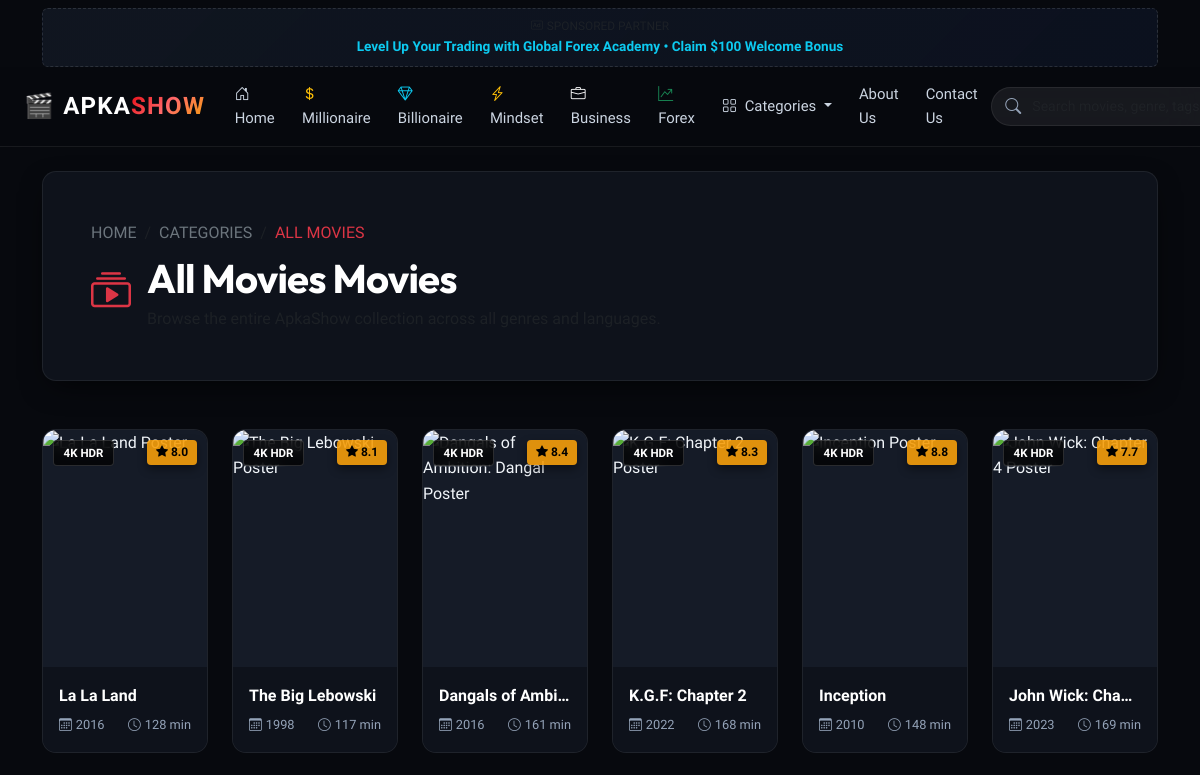
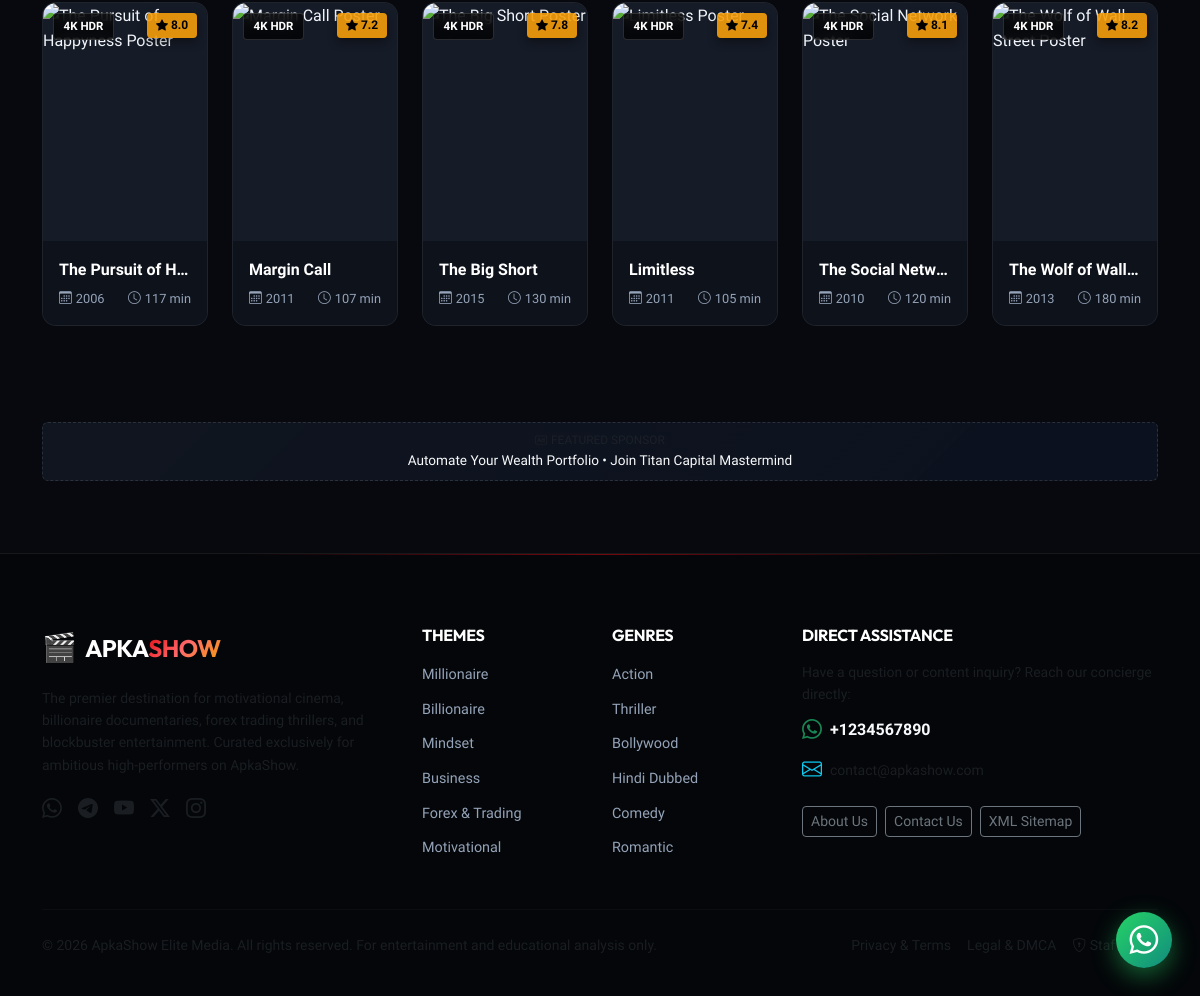
The app's page /category.php with its own data (2 pictures, top to bottom).
### tables this page shows
CREATE TABLE `movies` (
  `id` INT AUTO_INCREMENT PRIMARY KEY,
  `title` VARCHAR(200) NOT NULL,
  `slug` VARCHAR(220) NOT NULL UNIQUE,
  `poster` VARCHAR(255) NOT NULL,
  `banner` VARCHAR(255) NULL,
  `short_description` VARCHAR(500) NOT NULL,
  `description` LONGTEXT NOT NULL,
  `category_id` INT NOT NULL,
  `genre` VARCHAR(150) NOT NULL,
  `language` VARCHAR(80) NOT NULL DEFAULT 'English',
  `release_year` INT NOT NULL,
  `duration` VARCHAR(50) NOT NULL,
  `rating` DECIMAL(3,1) DEFAULT 8.5,
  `tags` VARCHAR(255) NULL,
  `trailer_url` VARCHAR(255) NULL,
  `watch_url` VARCHAR(255) NULL,
  `download_url` VARCHAR(255) NULL,
  `is_featured` TINYINT(1) NOT NULL DEFAULT 0,
  `is_popular` TINYINT(1) NOT NULL DEFAULT 0,
  `views_count` INT NOT NULL DEFAULT 0,
  `status` TINYINT(1) NOT NULL DEFAULT 1,
  `meta_title` VARCHAR(180) NULL,
  `meta_description` VARCHAR(255) NULL,
  `meta_keywords` VARCHAR(255) NULL,
  `canonical_url` VARCHAR(255) NULL,
  `created_at` TIMESTAMP DEFAULT CURRENT_TIMESTAMP,
  `updated_at` TIMESTAMP DEFAULT CURRENT_TIMESTAMP ON UPDATE CURRENT_TIMESTAMP,
  INDEX `idx_slug` (`slug`),
  INDEX `idx_cat` (`category_id`),
  INDEX `idx_featured` (`is_featured`),
  INDEX `idx_status` (`status`),
  CONSTRAINT `fk_movies_category` FOREIGN KEY (`category_id`) REFERENCES `categories` (`id`) ON DELETE CASCADE
);

### includes/functions.php (called while the page is built, shortened)
<?php
function e($string) {
    return htmlspecialchars((string)$string, ENT_QUOTES, 'UTF-8');
}

### includes/movie_card.php (the view, shortened to what this page needs)
<?php
$movieRating = !empty($movie['rating']) ? number_format((float)$movie['rating'], 1) : '8.5';
$movieYear = !empty($movie['release_year']) ? $movie['release_year'] : '2024';
$movieDuration = !empty($movie['duration']) ? $movie['duration'] : '120 min';
$movieDetailUrl = BASE_URL . '/movie.php?slug=' . urlencode($movie['slug']);
?>
<div class="col-6 col-md-4 col-lg-3 col-xl-2">
    <div class="movie-card">
        <div class="movie-poster-box">
            <span class="movie-badge-top">4K HDR</span>
            <span class="movie-rating-badge">
                <i class="bi bi-star-fill"></i> <?php echo e($movieRating); ?>
            </span>
        </div>
        <div class="movie-info">
            <a href="<?php echo e($movieDetailUrl); ?>" class="movie-title" title="<?php echo e($movie['title']); ?>">
                <?php echo e($movie['title']); ?>
            </a>
            <div class="movie-meta">
                <span><i class="bi bi-calendar3 me-1"></i><?php echo e($movieYear); ?></span>
                <span><i class="bi bi-clock me-1"></i><?php echo e($movieDuration); ?></span>
            </div>
        </div>
    </div>
</div>

### category.php (shortened to what this page needs)
<?php
require_once __DIR__ . '/includes/functions.php';
$db = getDB();
$page = max(1, (int)($_GET['page'] ?? 1));
$perPage = 12;
$offset = ($page - 1) * $perPage;
$category = null;
$whereClause = "WHERE m.status = 1";
$params = [];
$moviesSql = "SELECT m.*, c.name as category_name, c.slug as category_slug
              FROM `movies` m
              LEFT JOIN `categories` c ON m.category_id = c.id
              $whereClause
              ORDER BY m.id DESC
              LIMIT $perPage OFFSET $offset";
$movieStmt = $db->prepare($moviesSql);
$movieStmt->execute($params);
$movies = $movieStmt->fetchAll();
if ($category) {
    $pageTitle = !empty($category['meta_title']) ? $category['meta_title'] : ($category['name'] . ' Movies | Watch Online HD | ApkaShow');
    $pageDescription = !empty($category['meta_description']) ? $category['meta_description'] : ('Explore the best ' . $category['name'] . ' movies, complete cast info, synopsis, and legal streaming links on ApkaShow.');
    $catName = $category['name'];
    $catDesc = $category['description'];
    $catIcon = $category['icon'] ?: 'bi-film';
} else {
    $catName = 'All Movies';
    $catDesc = 'Browse the entire ApkaShow collection across all genres and languages.';
    $catIcon = 'bi-collection-play';
}
require_once __DIR__ . '/includes/header.php';
?>
<div class="container py-4">
    <div class="glass-card p-4 p-md-5 mb-5 position-relative overflow-hidden">
        <div class="position-relative z-2">
            <nav aria-label="breadcrumb">
                <ol class="breadcrumb small mb-2 text-uppercase letter-spacing-1">
                    <li class="breadcrumb-item"><a href="<?php echo BASE_URL; ?>/index.php" class="text-secondary text-decoration-none">Home</a></li>
                    <li class="breadcrumb-item"><a href="<?php echo BASE_URL; ?>/category.php?slug=all" class="text-secondary text-decoration-none">Categories</a></li>
                    <li class="breadcrumb-item active text-danger" aria-current="page"><?php echo e($catName); ?></li>
                </ol>
            </nav>
            <div class="d-flex align-items-center gap-3">
                <div class="fs-1 text-danger">
                    <i class="bi <?php echo e($catIcon); ?>"></i>
                </div>
                <div>
                    <h1 class="display-6 fw-bold text-white mb-1"><?php echo e($catName); ?> Movies</h1>
                    <?php if (!empty($catDesc)): ?>
                        <p class="text-muted mb-0 lead fs-6"><?php echo e($catDesc); ?></p>
                    <?php endif; ?>
                </div>
            </div>
        </div>
    </div>
    <div class="row g-3 g-md-4 mb-5">
        <?php if (!empty($movies)): ?>
            <?php foreach ($movies as $movie): ?>
                <?php include __DIR__ . '/includes/movie_card.php'; ?>
            <?php endforeach; ?>
        <?php endif; ?>
    </div>
</div>
<?php require_once __DIR__ . '/includes/footer.php'; ?>

### records on screen
movies: rating "8.0", title "La La Land", release_year "2016", duration "128 min"
movies: rating "8.1", title "The Big Lebowski", release_year "1998", duration "117 min"
movies: rating "8.4", title "Dangals of Ambi…", release_year "2016", duration "161 min"
movies: rating "8.3", title "K.G.F: Chapter 2", release_year "2022", duration "168 min"
movies: rating "8.8", title "Inception", release_year "2010", duration "148 min"
movies: rating "7.7", title "John Wick: Cha…", release_year "2023", duration "169 min"
movies: rating "8.0", title "The Pursuit of H…", release_year "2006", duration "117 min"
movies: rating "7.2", title "Margin Call", release_year "2011", duration "107 min"
movies: rating "7.8", title "The Big Short", release_year "2015", duration "130 min"
movies: rating "7.4", title "Limitless", release_year "2011", duration "105 min"
movies: rating "8.1", title "The Social Netw…", release_year "2010", duration "120 min"
movies: rating "8.2", title "The Wolf of Wall…", release_year "2013", duration "180 min"

### other values on screen
$headerAd "Level Up Your Trading with Global Forex Academy • Claim $100 Welcome Bonus"
$catName "ALL MOVIES"
$catName "All Movies"
$footerAd "Automate Your Wealth Portfolio • Join Titan Capital Mastermind"
get_setting('whatsapp_number', '+1234567890') "+1234567890"
get_setting('contact_email', 'contact@apkashow.com') "contact@apkashow.com"
$footerCopyright "© 2026 ApkaShow Elite Media. All rights reserved. For entertainment and educational analysis only."
